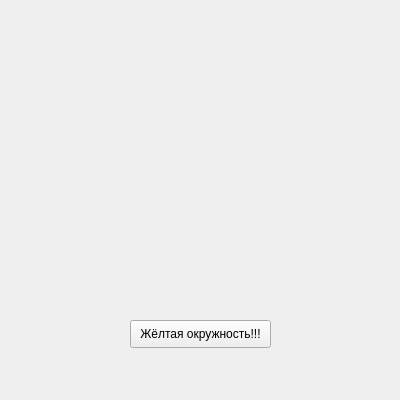
<?xml version="1.0" encoding="UTF-8"?>
<ui version="4.0">
 <class>Form</class>
 <widget class="QWidget" name="Form">
  <property name="geometry">
   <rect>
    <x>0</x>
    <y>0</y>
    <width>400</width>
    <height>400</height>
   </rect>
  </property>
  <property name="windowTitle">
   <string>Form</string>
  </property>
  <widget class="QPushButton" name="pushButton">
   <property name="geometry">
    <rect>
     <x>130</x>
     <y>320</y>
     <width>141</width>
     <height>28</height>
    </rect>
   </property>
   <property name="text">
    <string>Жёлтая окружность!!!</string>
   </property>
  </widget>
 </widget>
 <resources/>
 <connections/>
</ui>
